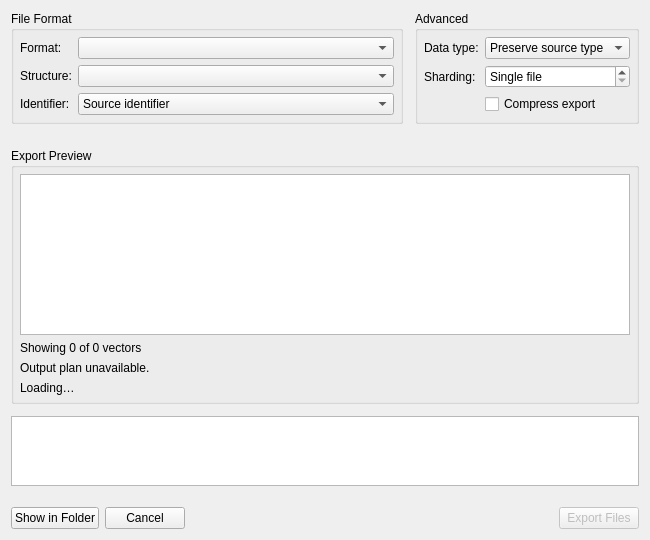
<?xml version="1.0" encoding="UTF-8"?>
<ui version="4.0">
 <class>dialog_embedding_export</class>
 <widget class="QDialog" name="dialog_embedding_export">
  <property name="windowModality">
   <enum>Qt::WindowModality::ApplicationModal</enum>
  </property>
  <property name="geometry">
   <rect>
    <x>0</x>
    <y>0</y>
    <width>650</width>
    <height>540</height>
   </rect>
  </property>
  <property name="windowTitle">
   <string>Export Embeddings</string>
  </property>
  <property name="surfaceRole" stdset="0">
   <string>panel</string>
  </property>
  <layout class="QVBoxLayout" name="layout_embedding_export">
   <property name="spacing">
    <number>12</number>
   </property>
   <item>
    <widget class="QWidget" name="top_format_layout" native="true">
     <layout class="QHBoxLayout" name="horizontalLayout">
      <property name="spacing">
       <number>12</number>
      </property>
      <property name="leftMargin">
       <number>0</number>
      </property>
      <property name="topMargin">
       <number>0</number>
      </property>
      <property name="rightMargin">
       <number>0</number>
      </property>
      <property name="bottomMargin">
       <number>0</number>
      </property>
      <item>
       <widget class="QGroupBox" name="groupBox">
        <property name="sizePolicy">
         <sizepolicy hsizetype="Preferred" vsizetype="Preferred">
          <horstretch>2</horstretch>
          <verstretch>0</verstretch>
         </sizepolicy>
        </property>
        <property name="minimumSize">
         <size>
          <width>0</width>
          <height>0</height>
         </size>
        </property>
        <property name="title">
         <string>File Format</string>
        </property>
        <layout class="QFormLayout" name="formLayout">
         <property name="formAlignment">
          <set>Qt::AlignmentFlag::AlignLeading|Qt::AlignmentFlag::AlignLeft|Qt::AlignmentFlag::AlignTop</set>
         </property>
         <property name="horizontalSpacing">
          <number>6</number>
         </property>
         <property name="verticalSpacing">
          <number>6</number>
         </property>
         <property name="leftMargin">
          <number>6</number>
         </property>
         <property name="topMargin">
          <number>6</number>
         </property>
         <property name="rightMargin">
          <number>6</number>
         </property>
         <property name="bottomMargin">
          <number>6</number>
         </property>
         <item row="0" column="0">
          <widget class="QLabel" name="label_export_format">
           <property name="text">
            <string>Format:</string>
           </property>
          </widget>
         </item>
         <item row="0" column="1">
          <widget class="QComboBox" name="combo_export_format">
           <property name="toolTip">
            <string>Choose the output file format for the vectors.</string>
           </property>
           <property name="sizePolicy">
            <sizepolicy hsizetype="Expanding" vsizetype="Fixed">
             <horstretch>0</horstretch>
             <verstretch>0</verstretch>
            </sizepolicy>
           </property>
          </widget>
         </item>
         <item row="1" column="0">
          <widget class="QLabel" name="label_export_structure">
           <property name="text">
            <string>Structure:</string>
           </property>
          </widget>
         </item>
         <item row="1" column="1">
          <widget class="QComboBox" name="combo_export_structure">
           <property name="toolTip">
            <string>Choose how identifiers and vector values are arranged in the export.</string>
           </property>
           <property name="sizePolicy">
            <sizepolicy hsizetype="Expanding" vsizetype="Fixed">
             <horstretch>0</horstretch>
             <verstretch>0</verstretch>
            </sizepolicy>
           </property>
          </widget>
         </item>
         <item row="2" column="0">
          <widget class="QLabel" name="label_export_identifier">
           <property name="sizePolicy">
            <sizepolicy hsizetype="Fixed" vsizetype="Preferred">
             <horstretch>0</horstretch>
             <verstretch>0</verstretch>
            </sizepolicy>
           </property>
           <property name="text">
            <string>Identifier:</string>
           </property>
          </widget>
         </item>
         <item row="2" column="1">
          <widget class="QComboBox" name="combo_metadata">
           <property name="toolTip">
            <string>Choose the identifiers written alongside exported vectors.</string>
           </property>
           <property name="sizePolicy">
            <sizepolicy hsizetype="Expanding" vsizetype="Fixed">
             <horstretch>0</horstretch>
             <verstretch>0</verstretch>
            </sizepolicy>
           </property>
           <item>
            <property name="text">
             <string>Source identifier</string>
            </property>
           </item>
          </widget>
         </item>
        </layout>
       </widget>
      </item>
      <item>
       <widget class="QGroupBox" name="group_export_advanced">
        <property name="sizePolicy">
         <sizepolicy hsizetype="Preferred" vsizetype="Preferred">
          <horstretch>1</horstretch>
          <verstretch>0</verstretch>
         </sizepolicy>
        </property>
        <property name="title">
         <string>Advanced</string>
        </property>
        <layout class="QFormLayout" name="formLayout_2">
         <property name="formAlignment">
          <set>Qt::AlignmentFlag::AlignLeading|Qt::AlignmentFlag::AlignLeft|Qt::AlignmentFlag::AlignTop</set>
         </property>
         <property name="horizontalSpacing">
          <number>6</number>
         </property>
         <property name="verticalSpacing">
          <number>6</number>
         </property>
         <property name="leftMargin">
          <number>6</number>
         </property>
         <property name="topMargin">
          <number>6</number>
         </property>
         <property name="rightMargin">
          <number>6</number>
         </property>
         <property name="bottomMargin">
          <number>6</number>
         </property>
         <item row="0" column="0">
          <widget class="QLabel" name="label_export_dtype">
           <property name="sizePolicy">
            <sizepolicy hsizetype="Fixed" vsizetype="Preferred">
             <horstretch>0</horstretch>
             <verstretch>0</verstretch>
            </sizepolicy>
           </property>
           <property name="text">
            <string>Data type:</string>
           </property>
          </widget>
         </item>
         <item row="0" column="1">
          <widget class="QComboBox" name="combo_export_dtype">
           <property name="toolTip">
            <string>Choose numeric precision; Float16 uses less space with lower precision than Float32.</string>
           </property>
           <property name="sizePolicy">
            <sizepolicy hsizetype="Expanding" vsizetype="Fixed">
             <horstretch>0</horstretch>
             <verstretch>0</verstretch>
            </sizepolicy>
           </property>
           <item>
            <property name="text">
             <string>Preserve source type</string>
            </property>
           </item>
           <item>
            <property name="text">
             <string>Float32</string>
            </property>
           </item>
           <item>
            <property name="text">
             <string>Float16</string>
            </property>
           </item>
          </widget>
         </item>
         <item row="1" column="1">
          <widget class="QSpinBox" name="spin_export_shard_size">
           <property name="toolTip">
            <string>Limit vectors per output file; zero writes a single file.</string>
           </property>
           <property name="sizePolicy">
            <sizepolicy hsizetype="Expanding" vsizetype="Fixed">
             <horstretch>0</horstretch>
             <verstretch>0</verstretch>
            </sizepolicy>
           </property>
           <property name="specialValueText">
            <string>Single file</string>
           </property>
           <property name="suffix">
            <string> vectors per file</string>
           </property>
           <property name="maximum">
            <number>100000000</number>
           </property>
           <property name="singleStep">
            <number>10000</number>
           </property>
          </widget>
         </item>
         <item row="1" column="0">
          <widget class="QLabel" name="label_export_shard_size">
           <property name="sizePolicy">
            <sizepolicy hsizetype="Fixed" vsizetype="Preferred">
             <horstretch>0</horstretch>
             <verstretch>0</verstretch>
            </sizepolicy>
           </property>
           <property name="text">
            <string>Sharding:</string>
           </property>
          </widget>
         </item>
         <item row="2" column="1">
          <widget class="QCheckBox" name="check_export_compression">
           <property name="toolTip">
            <string>Compress the output where the selected format supports it.</string>
           </property>
           <property name="text">
            <string>Compress export</string>
           </property>
          </widget>
         </item>
        </layout>
       </widget>
      </item>
     </layout>
    </widget>
   </item>
   <item>
    <widget class="QWidget" name="panel_export_options" native="true">
     <property name="surfaceRole" stdset="0">
      <string>panel</string>
     </property>
     <layout class="QFormLayout" name="layout_export_options">
      <property name="horizontalSpacing">
       <number>6</number>
      </property>
      <property name="verticalSpacing">
       <number>6</number>
      </property>
      <property name="leftMargin">
       <number>0</number>
      </property>
      <property name="topMargin">
       <number>0</number>
      </property>
      <property name="rightMargin">
       <number>0</number>
      </property>
      <property name="bottomMargin">
       <number>0</number>
      </property>
     </layout>
    </widget>
   </item>
   <item>
    <widget class="QGroupBox" name="group_preview">
     <property name="title">
      <string>Export Preview</string>
     </property>
     <layout class="QVBoxLayout" name="verticalLayout_4">
      <property name="spacing">
       <number>6</number>
      </property>
      <property name="leftMargin">
       <number>6</number>
      </property>
      <property name="topMargin">
       <number>6</number>
      </property>
      <property name="rightMargin">
       <number>6</number>
      </property>
      <property name="bottomMargin">
       <number>6</number>
      </property>
      <item>
       <widget class="QTableView" name="table_export_embedding_preview">
        <property name="editTriggers">
         <set>QAbstractItemView::EditTrigger::NoEditTriggers</set>
        </property>
        <property name="alternatingRowColors">
         <bool>true</bool>
        </property>
        <property name="selectionBehavior">
         <enum>QAbstractItemView::SelectionBehavior::SelectRows</enum>
        </property>
        <property name="gridRole" stdset="0">
         <string>subtle</string>
        </property>
       </widget>
      </item>
      <item>
       <widget class="QLabel" name="label_export_embedding_preview_status">
        <property name="text">
         <string>Showing 0 of 0 vectors</string>
        </property>
        <property name="wordWrap">
         <bool>true</bool>
        </property>
       </widget>
      </item>
      <item>
       <widget class="QLabel" name="label_export_output_plan">
        <property name="text">
         <string>Output plan unavailable.</string>
        </property>
        <property name="wordWrap">
         <bool>true</bool>
        </property>
       </widget>
      </item>
      <item>
       <widget class="QLabel" name="label_export_dataset_summary">
        <property name="text">
         <string>Loading…</string>
        </property>
        <property name="wordWrap">
         <bool>true</bool>
        </property>
       </widget>
      </item>
     </layout>
    </widget>
   </item>
   <item>
    <widget class="QWidget" name="panel_export_embedding_preview" native="true">
     <property name="surfaceRole" stdset="0">
      <string>panel</string>
     </property>
     <layout class="QVBoxLayout" name="layout_export_embedding_preview">
      <property name="leftMargin">
       <number>0</number>
      </property>
      <property name="topMargin">
       <number>0</number>
      </property>
      <property name="rightMargin">
       <number>0</number>
      </property>
      <property name="bottomMargin">
       <number>0</number>
      </property>
      <item>
       <widget class="QPlainTextEdit" name="text_export_embedding_preview">
        <property name="visible">
         <bool>false</bool>
        </property>
        <property name="lineWrapMode">
         <enum>QPlainTextEdit::LineWrapMode::NoWrap</enum>
        </property>
        <property name="readOnly">
         <bool>true</bool>
        </property>
       </widget>
      </item>
     </layout>
    </widget>
   </item>
   <item>
    <widget class="QWidget" name="widget_2" native="true">
     <layout class="QVBoxLayout" name="verticalLayout">
      <property name="spacing">
       <number>6</number>
      </property>
      <property name="leftMargin">
       <number>0</number>
      </property>
      <property name="topMargin">
       <number>0</number>
      </property>
      <property name="rightMargin">
       <number>0</number>
      </property>
      <property name="bottomMargin">
       <number>0</number>
      </property>
      <item>
       <widget class="QWidget" name="widget" native="true">
        <layout class="QHBoxLayout" name="layout_export_dialog_actions">
         <property name="spacing">
          <number>6</number>
         </property>
         <property name="leftMargin">
          <number>0</number>
         </property>
         <property name="rightMargin">
          <number>0</number>
         </property>
         <property name="bottomMargin">
          <number>0</number>
         </property>
         <item>
          <widget class="QPushButton" name="button_show_export">
           <property name="visible">
            <bool>true</bool>
           </property>
           <property name="text">
            <string>Show in Folder</string>
           </property>
          </widget>
         </item>
         <item>
          <widget class="QPushButton" name="button_close">
           <property name="sizePolicy">
            <sizepolicy hsizetype="Fixed" vsizetype="Fixed">
             <horstretch>0</horstretch>
             <verstretch>0</verstretch>
            </sizepolicy>
           </property>
           <property name="text">
            <string>Cancel</string>
           </property>
          </widget>
         </item>
         <item>
          <spacer name="spacer_export_dialog_actions">
           <property name="orientation">
            <enum>Qt::Orientation::Horizontal</enum>
           </property>
           <property name="sizeHint" stdset="0">
            <size>
             <width>40</width>
             <height>20</height>
            </size>
           </property>
          </spacer>
         </item>
         <item>
          <widget class="QPushButton" name="button_apply">
           <property name="enabled">
            <bool>false</bool>
           </property>
           <property name="sizePolicy">
            <sizepolicy hsizetype="Fixed" vsizetype="Fixed">
             <horstretch>0</horstretch>
             <verstretch>0</verstretch>
            </sizepolicy>
           </property>
           <property name="text">
            <string>Export Files</string>
           </property>
           <property name="default">
            <bool>true</bool>
           </property>
          </widget>
         </item>
        </layout>
       </widget>
      </item>
     </layout>
    </widget>
   </item>
  </layout>
 </widget>
 <tabstops>
  <tabstop>combo_export_dtype</tabstop>
  <tabstop>text_export_embedding_preview</tabstop>
  <tabstop>button_show_export</tabstop>
  <tabstop>button_close</tabstop>
  <tabstop>button_apply</tabstop>
 </tabstops>
 <resources/>
 <connections/>
</ui>
